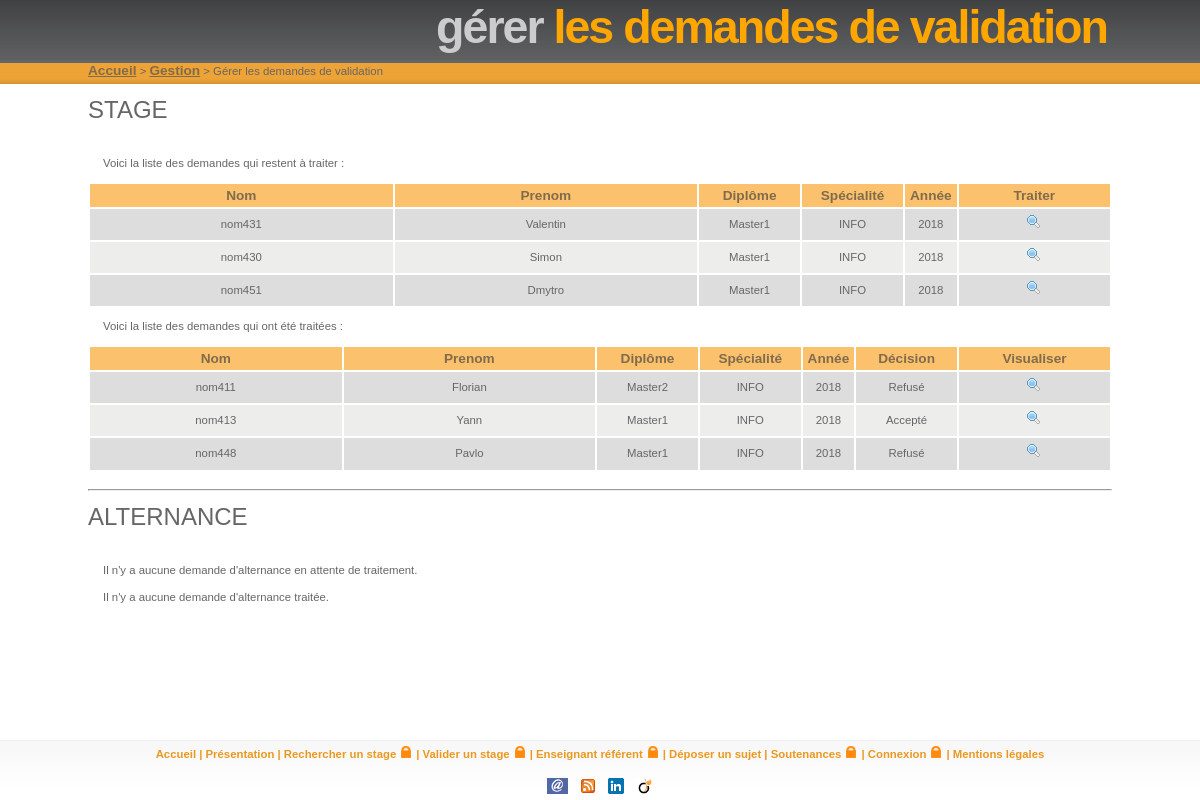
The app's page /gestion/etudiants/gestionSujetDeStage.php with its own data.
### tables this page shows
CREATE TABLE IF NOT EXISTS `etudiant` (
  `idetudiant` INT(10) NOT NULL AUTO_INCREMENT,
  `nometudiant` VARCHAR(100) NOT NULL,
  `prenometudiant` VARCHAR(100) NOT NULL,
  `email_institutionnel` VARCHAR(200) NOT NULL,
  `email_personnel` VARCHAR(200) NULL DEFAULT NULL,
  `codeetudiant` VARCHAR(10) NOT NULL,
  PRIMARY KEY (`idetudiant`));

CREATE TABLE IF NOT EXISTS `filiere` (
  `idfiliere` INT(10) NOT NULL AUTO_INCREMENT,
  `nomfiliere` VARCHAR(50) NOT NULL,
  `temps_soutenance` INT(3) NOT NULL DEFAULT '20',
  `affDepot` TINYINT(1) NOT NULL DEFAULT '1',
  PRIMARY KEY (`idfiliere`));

CREATE TABLE IF NOT EXISTS `parcours` (
  `idparcours` INT(10) NOT NULL AUTO_INCREMENT,
  `nomparcours` VARCHAR(50) NOT NULL,
  PRIMARY KEY (`idparcours`));

CREATE TABLE IF NOT EXISTS `promotion` (
  `idpromotion` INT(10) NOT NULL AUTO_INCREMENT,
  `anneeuniversitaire` INT(10) NOT NULL DEFAULT '0',
  `idparcours` INT(10) NOT NULL,
  `idfiliere` INT(10) NOT NULL,
  `email_promotion` VARCHAR(200) NULL DEFAULT NULL,
  PRIMARY KEY (`idpromotion`),
  INDEX `idfiliere_idx` (`idfiliere` ASC),
  INDEX `idparcours_idx` (`idparcours` ASC),
  CONSTRAINT `fk_promotion_filiere_idfiliere`
    FOREIGN KEY (`idfiliere`)
    REFERENCES `filiere` (`idfiliere`)
    ON DELETE NO ACTION
    ON UPDATE NO ACTION,
  CONSTRAINT `fk_promotion_parcours_idparcours`
    FOREIGN KEY (`idparcours`)
    REFERENCES `parcours` (`idparcours`)
    ON DELETE NO ACTION
    ON UPDATE NO ACTION);

### classes/moteur/SujetDeStage.php (called while the page is built, shortened)
<?php
class SujetDeStage {
  var $identifiantBDD;
  var $valide;
  var $identifiantEtudiant;
  var $identifiantPromotion;
  public function __construct($identifiantBDD, $identifiantEtudiant,
  $identifiantPromotion, $description, $valide, $enAttenteDeValidation) {
    $this->identifiantBDD = $identifiantBDD;
    $this->identifiantEtudiant = $identifiantEtudiant;
    $this->identifiantPromotion = $identifiantPromotion;
    $this->valide = $valide;
  }
  public function getIdentifiantBDD() {
    return $this->identifiantBDD;
  }
  public function isValide() {
    $valid = 0;
    if ($this->valide == true) {
      $valid = 1;
    }
    return $valid;
  }
  public function getEtudiant() {
    return Etudiant::getEtudiant($this->identifiantEtudiant);
  }
  public function getPromotion() {
    return Promotion::getPromotion($this->identifiantPromotion);
  }
  public static function getSujetDeStageAValider() {
    $filtre = new FiltreNumeric("enattente", 1);
    $tabSdS = SujetDeStage_BDD::getListeSujetDeStage($filtre);
    $tabSujetDeStage = array();
    for ($i = 0; $i < sizeof($tabSdS); $i++)
    array_push($tabSujetDeStage,
    new SujetDeStage($tabSdS[$i][0], $tabSdS[$i][1],
    $tabSdS[$i][2], $tabSdS[$i][3],
    $tabSdS[$i][4], $tabSdS[$i][5]));
    return $tabSujetDeStage;
  }
  public static function getSujetDeStageTraite() {
    $filtre = new FiltreNumeric("enattente", 0);
    $tabSdS = SujetDeStage_BDD::getListeSujetDeStage($filtre);
    $tabSujetDeStage = array();
    for ($i = 0; $i < sizeof($tabSdS); $i++)
    array_push($tabSujetDeStage,
    new SujetDeStage($tabSdS[$i][0], $tabSdS[$i][1],
    $tabSdS[$i][2], $tabSdS[$i][3],
    $tabSdS[$i][4], $tabSdS[$i][5]));
    return $tabSujetDeStage;
  }
}
?>

### classes/bdd/connec.inc (called while the page is built, shortened)
<?php
$tab9 = 'etudiant';
$tab10 = 'filiere';
$tab13 = 'parcours';
$tab15 = 'promotion';
$tab18 = 'sujetdestage';
?>

### classes/moteur/FiltreNumeric.php (called while the page is built)
<?php
class FiltreNumeric extends Filtre {
    public function __construct($champ, $valeur) {
	$this->strFiltres = $champ . " = '" . $valeur . "'";
    }
}
?>

### classes/moteur/Filtre.php (called while the page is built, shortened)
<?php
class Filtre {
    var $strFiltres;
    public function getStrFiltres() {
	if ((substr_count($this->strFiltres, "=") <= 1) &&
	    (substr_count($this->strFiltres, "ILIKE") <= 1))
	    return $this->strFiltres;
	else
	    return "(" . $this->strFiltres . ")";
    }
}
?>

### classes/bdd/SujetDeStage_BDD.php (called while the page is built, shortened)
<?php
class SujetDeStage_BDD {
  public static function getListeSujetDeStage($filtre) {
    global $db;
    global $tab18;
    if ($filtre == "")
    $requete = "SELECT * FROM $tab18";
    else
    $requete = "SELECT * FROM $tab18 WHERE " . $filtre->getStrFiltres();
    $result = $db->query($requete);
    $tabSujetDeStage = array();
    if ($result) {
      while ($sds = $result->fetch_assoc()) {
        $tab = array();
        array_push($tab, $sds["idsujetdestage"]);
        array_push($tab, $sds["idetudiant"]);
        array_push($tab, $sds["idpromotion"]);
        array_push($tab, $sds["description"]);
        array_push($tab, $sds["valide"]);
        array_push($tab, $sds["enattente"]);
        array_push($tabSujetDeStage, $tab);
      }
    }
    return $tabSujetDeStage;
  }
}
?>

### classes/bdd/Etudiant_BDD.php (called while the page is built, shortened)
<?php
class Etudiant_BDD {
  public static function getEtudiant($identifiantBDD) {
    global $db;
    global $tab9;
    $sql = "SELECT * FROM $tab9 WHERE idetudiant='$identifiantBDD'";
    $res = $db->query($sql);
    $ok = $res != FALSE;
    if ($ok) {
      $enreg = $res->fetch_array();
      return $enreg;
    } else
    return FALSE;
  }
}
?>

### classes/moteur/Etudiant.php (called while the page is built, shortened)
<?php
class Etudiant {
  var $nom;
  var $prenom;
  public function __construct($identifiantBDD, $nom, $prenom, $emailInstitutionel,
  $emailPersonnel, $codeEtudiant = "") {
    $this->nom = $nom;
    $this->prenom = $prenom;
  }
  public function getNom() {
    return $this->nom;
  }
  public function getPrenom() {
    return $this->prenom;
  }
  public static function getEtudiant($idEtudiant) {
    $etuBDD = Etudiant_BDD::getEtudiant($idEtudiant);
    return new Etudiant($etuBDD["idetudiant"],
    $etuBDD["nometudiant"],
    $etuBDD["prenometudiant"],
    $etuBDD["email_institutionnel"],
    $etuBDD["email_personnel"],
    $etuBDD["codeetudiant"]);
  }
}
?>

### classes/bdd/Promotion_BDD.php (called while the page is built, shortened)
<?php
class Promotion_BDD {
  public static function getPromotion($identifiantBDD) {
    global $db;
    global $tab15;
    $sql = "SELECT * FROM $tab15 WHERE idpromotion='$identifiantBDD'";
    $res = $db->query($sql);
    if ($res) {
      $enreg = $res->fetch_array();
      return $enreg;
    } else
    return FALSE;
  }
}
?>

### classes/moteur/Promotion.php (called while the page is built, shortened)
<?php
class Promotion {
    var $anneeUniversitaire;
    var $idParcours;
    var $idFiliere;
    public function __construct($identifiant_BDD, $anneeUniversitaire,
	    $idParcours, $idFiliere, $emailPromotion) {
	$this->anneeUniversitaire = $anneeUniversitaire;
	$this->idParcours = $idParcours;
	$this->idFiliere = $idFiliere;
    }
    public function getAnneeUniversitaire() {
	return $this->anneeUniversitaire;
    }
    public function getParcours() {
	return Parcours::getParcours($this->idParcours);
    }
    public function getFiliere() {
	return Filiere::getFiliere($this->idFiliere);
    }
    public static function getPromotion($idPromotion) {
	$tab_donnees = Promotion_BDD::getPromotion($idPromotion);
	if ($tab_donnees)
	    return new Promotion($tab_donnees["idpromotion"],
				 $tab_donnees["anneeuniversitaire"],
				 $tab_donnees["idparcours"],
				 $tab_donnees["idfiliere"],
				 $tab_donnees["email_promotion"]);
	else
	    return FALSE;
    }
}
?>

### classes/bdd/Filiere_BDD.php (called while the page is built, shortened)
<?php
class Filiere_BDD {
    public static function getFiliere($identifiantBDD) {
	global $db;
	global $tab10;
	$sql = "SELECT * FROM $tab10 WHERE idfiliere='$identifiantBDD'";
	$res = $db->query($sql);
	if ($res) {
	    $enreg = $res->fetch_assoc();
	    return $enreg;
	} else
	    return FALSE;
    }
}
?>

### classes/moteur/Filiere.php (called while the page is built, shortened)
<?php
class Filiere {
    var $nom;
    public function __construct($identifiant_BDD, $nom, $tempsSoutenance = 20, $affDepot = 1) {
	$this->nom = $nom;
    }
    public function getNom() {
	return $this->nom;
    }
    public static function getFiliere($identifiantFiliere) {
	$filiereString = Filiere_BDD::getFiliere($identifiantFiliere);
	$filiere = new Filiere($filiereString['idfiliere'],
			       $filiereString['nomfiliere'],
			       $filiereString['temps_soutenance'],
			       $filiereString['affDepot']);
	return $filiere;
    }
}
?>

### classes/bdd/Parcours_BDD.php (called while the page is built, shortened)
<?php
class Parcours_BDD {
    public static function getParcours($identifiantBDD) {
	global $db;
	global $tab13;
	$sql = "SELECT * FROM $tab13 WHERE idparcours='$identifiantBDD';";
	$res = $db->query($sql);
	if ($res) {
	    $enreg = $res->fetch_array();
	    return $enreg;
	} else
	    return FALSE;
    }
}
?>

### classes/moteur/Parcours.php (called while the page is built, shortened)
<?php
class Parcours {
    var $nom;
    public function __construct($identifiant_BDD, $nom) {
	$this->nom = $nom;
    }
    public function getNom() {
	return $this->nom;
    }
    public static function getParcours($identifiantParcours) {
	$parcoursString = Parcours_BDD::getParcours($identifiantParcours);
	$parcours = new Parcours($parcoursString['idparcours'], $parcoursString['nomparcours']);
	return $parcours;
    }
}
?>

### classes/ihm/SujetDeStage_IHM.php (the view, shortened to what this page needs)
<?php
class SujetDeStage_IHM {
    ?>
      <?php
    public static function afficherTableauSDSAValider($tabSDS) {
      $cpt = 0;
      $enteteAffichee = false;
      for ($i = 0; $i < sizeof($tabSDS); $i++) {
        $etudiant = $tabSDS[$i]->getEtudiant();
        $promotion = $tabSDS[$i]->getPromotion();
        $filiere = $promotion->getFiliere();
        $parcours = $promotion->getParcours();
        if (!$enteteAffichee) {
          $enteteAffichee = true;
          ?>
          <p>Voici la liste des demandes qui restent à traiter : </p>
          <table width="100%">
            <tr id="entete">
              <td width="30%">Nom</td>
              <td width="30%">Prenom</td>
              <td width="10%">Diplôme</td>
              <td width="10%">Spécialité</td>
              <td width="5%">Année</td>
              <td width="15%">Traiter</td>
            </tr>
            <?php
          }
          ?>
          <tr class="ligne<?php echo $cpt % 2; $cpt++; ?>">
            <td><?php echo $etudiant->getNom(); ?></td>
            <td><?php echo $etudiant->getPrenom(); ?></td>
            <td><?php echo $filiere->getNom(); ?></td>
            <td><?php echo $parcours->getNom(); ?></td>
            <td><?php echo $promotion->getAnneeUniversitaire() ?></td>
            <td align="center">
              <a href="./gestionSujetDeStage.php?action=trait&id=<?php echo $tabSDS[$i]->getIdentifiantBDD(); ?>&type=sta">
                <img src="../../images/search.png">
              </a>
            </td>
          </tr>
          <?php
        }
        echo "</table>";
      }
        ?>
        <?php
      public static function afficherTableauSDSTraite($tabSDS) {
        $cpt = 0;
        ?>
        <p>Voici la liste des demandes qui ont été traitées : </p>
        <table width="100%">
          <tr id="entete">
            <td width="25%">Nom</td>
            <td width="25%">Prenom</td>
            <td width="10%">Diplôme</td>
            <td width="10%">Spécialité</td>
            <td width="5%">Année</td>
            <td width="10%">Décision</td>
            <td width="15%">Visualiser</td>
          </tr>
          <?php
          for ($i = 0; $i < sizeof($tabSDS); $i++) {
            $etudiant = $tabSDS[$i]->getEtudiant();
            $promotion = $tabSDS[$i]->getPromotion();
            $filiere = $promotion->getFiliere();
            $parcours = $promotion->getParcours();
            ?>
            <tr class="ligne<?php echo $cpt % 2; $cpt++; ?>">
              <td><?php echo $etudiant->getNom(); ?></td>
              <td><?php echo $etudiant->getPrenom(); ?></td>
              <td><?php echo $filiere->getNom(); ?></td>
              <td><?php echo $parcours->getNom(); ?></td>
              <td><?php echo $promotion->getAnneeUniversitaire() ?></td>
              <td><?php echo $tabSDS[$i]->isValide() ? "Accepté" : "Refusé" ; ?></td>
              <td align="center">
                <a href="gestionSujetDeStage.php?action=visua&id=<?php echo $tabSDS[$i]->getIdentifiantBDD(); ?>&type=sta">
                  <img src="../../images/search.png"/>
                </a>
              </td>
            </tr>
            <?php
          }
          ?>
        </table>
        <?php
      }
    }
    ?>

### classes/ihm/Orange.css (style rules this page uses)
* { margin: 0; padding: 0; }
html { height: 100%; }
body { height: 100%; margin: 0; padding: 0; font: 71%/1.5em Verdana, 'Trebuchet MS', Arial, Sans-serif; background: url(../../images/headerbg.png) repeat-x; color: #666666; text-align: center; }
a { color: #EC981F; }
footer, p, h1, h2, h3, h4 { margin: 10px 15px; }
img { margin: 5px; border: 0; }
table { width: 100%; }
#entete { background: #fbc16d; }
#entete td { font: bold 1.2em 'Trebuchet MS', Tahoma, Sans-serif; color: #806B4D; padding: 4px; }
#entete td, .ligne0 td, .ligne1 td { padding-left: 5px; padding-right: 5px; text-align: center; }
#entete2 td, .ligne0 td, .ligne1 td { padding-left: 5px; padding-right: 5px; }
.ligne0 { background: #DDDDDD; }
.ligne1 { background: #ededec; }

### records on screen
etudiant: nometudiant "nom431", prenometudiant "Valentin"
filiere: nomfiliere "Master1"
parcours: nomparcours "INFO"
promotion: anneeuniversitaire "2018"
etudiant: nometudiant "nom430", prenometudiant "Simon"
etudiant: nometudiant "nom451", prenometudiant "Dmytro"
etudiant: nometudiant "nom411", prenometudiant "Florian"
filiere: nomfiliere "Master2"
promotion: anneeuniversitaire "2018"
etudiant: nometudiant "nom413", prenometudiant "Yann"
etudiant: nometudiant "nom448", prenometudiant "Pavlo"

### other values on screen
$titreGris "gérer"
$titreOrange "les demandes de validation"
$liens[$i][1] "Accueil"
$liens[$i][1] "Gestion"
$titreGris "Gérer"
